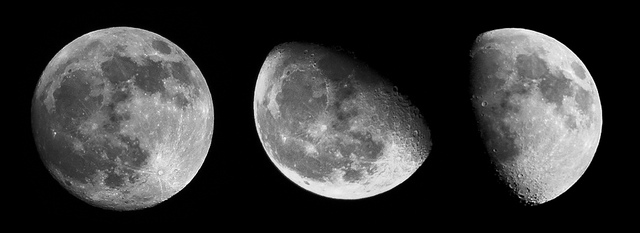
%> input picture P2/material/moon_gray.png, 640 x 233 px
$ octave ejercicio5a.m   (GNU Octave 9; MATLAB toolbox functions it lacks are replaced by stand-ins)
%> lines starting %> are read from the running program, lines starting %| are printed output that depends on the picture
### P2/getEnergia.m
function [ E ] = getEnergia( ima )
%GETENERGIA Summary of this function goes here
%   Detailed explanation goes here
    E = sum(double(ima(:)).^2);
end

### P2/ejercicio5a.m
clear all, close all, clc

I = double(imread('moon_gray.png'));
%> I: size 233x640 double; min 0, max 255, mean 56.3; mean of the top-left, top-right, bottom-left and bottom-right quarters 55.7, 44.3, 59.4, 65.6

% Filtro 3c - Laplaciano
fs=400;
v1=1/fs;
v2=1/fs;
x=[0:v1:1];
y=[0:v2:1];
[X,Y]=meshgrid(x,y);

f0x=0.5;
f0y=0.5;
Xc = (X - f0x);Yc = (Y - f0y);

D0=fs/8;


f_filter = -double(Xc.^2 + Yc.^2);

f_filter_d = ifftshift(f_filter);
h_d = ifft2(f_filter_d);
h = fftshift(h_d);
if (sum(abs(imag(h(:)))) < exp(-10))
    h = real(h);
end
cx = 1 + fs./2;
cy = 1 + fs./2;

w = 2;

filter_mask=h(cy-w:cy+w,cx-w:cx+w);

[m,j] = min(filter_mask(:));
filter_mask = filter_mask./m;
R = ceil(127./max(abs(filter_mask(:))));

% b鷖queda de la versi髇 entera que minimiza el MSE
mse = Inf.*ones(1,R);
for j =1:R
    dif = (filter_mask - double(round(filter_mask.*j)./j)).^2;
    mse(j) = mean(dif(:));
end
[~,j]=find(mse==min(mse),1);
filter_mask = round(filter_mask.*j);

C = sum(filter_mask(:));
filter_mask=filter_mask./C;

% Aplicacion y estirado

IF = imfilter(I, filter_mask);
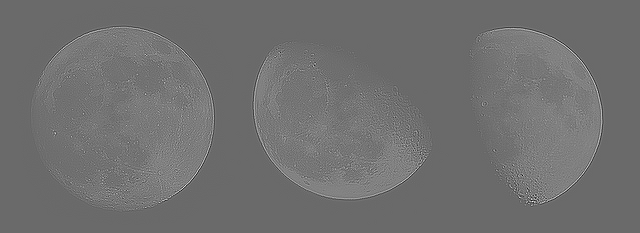
%> IF: size 233x640 double; min -983, max 1377.9, mean 56.3; drawn with min black and max white
m = min(IF(:));
%> m = -983
M = max(IF(:));
%> M = 1377.9
IF2 = (IF-m)/(M-m)*255;
IC = I + IF2;
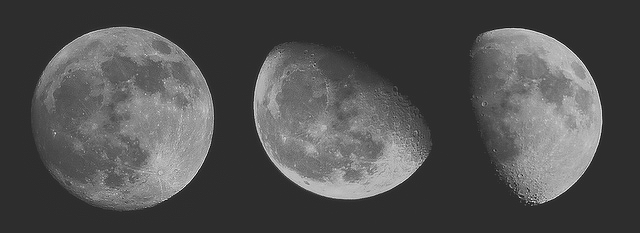
%> IC: size 233x640 double; min 25, max 482.4, mean 168.5; drawn with min black and max white
m = min(IC(:));
%> m = 25
M = max(IC(:));
%> M = 482.4
ICest = (IC-m)/(M-m)*255;


I = uint8(I);
%> I is the input picture: size 233x640 uint8; min 0, max 255, mean 56.3
hist = imhist(I);
%> hist = 256 values, max 73813 at index 1, min 5 at index 250, mean 582.5
I_res = histeq(uint8(ICest), hist);


% Por que esto en vez de abs(I-I_res)? esto se come muchos bordes que
% de la otra manera salen...
diff = (double(I)/255-(double(I_res)/255)).^2;
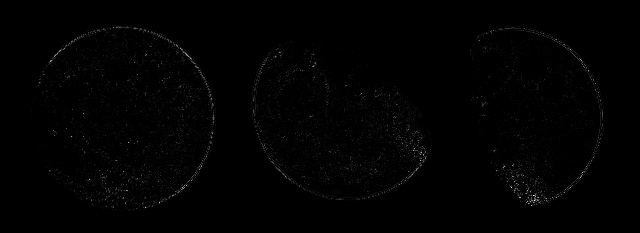
%> diff: size 233x640 double; min 0, max 0.0711, mean 0.000555; drawn with min black and max white
m = min(diff(:));
%> m = 0
M = max(diff(:));
%> M = 0.0711
diff = (double(diff)-double(m))/double((M-m));

subplot 221
imshow(I);
E = getEnergia(I);
%> in getEnergia, `E = sum(double(ima(:)).^2);`: E = 1267033459
%> E = 1267033459
title(sprintf('Imagen original, E=%g', E));
subplot 222
imshow(uint8(I_res));
E = getEnergia(I_res);
%> E = 1271343585
title(sprintf('Imagen combinada estirada, E=%g', E));
subplot 223
imshow(uint8(IF2));
E = getEnergia(IF2);
%> E = 1.9e+09
title(sprintf('Imagen detalle fino estirada, E=%g', E));
subplot 224
imshow((diff));
E = getEnergia(diff);
%> E = 147.1
title(sprintf('Diferencia, E=%g', E));
